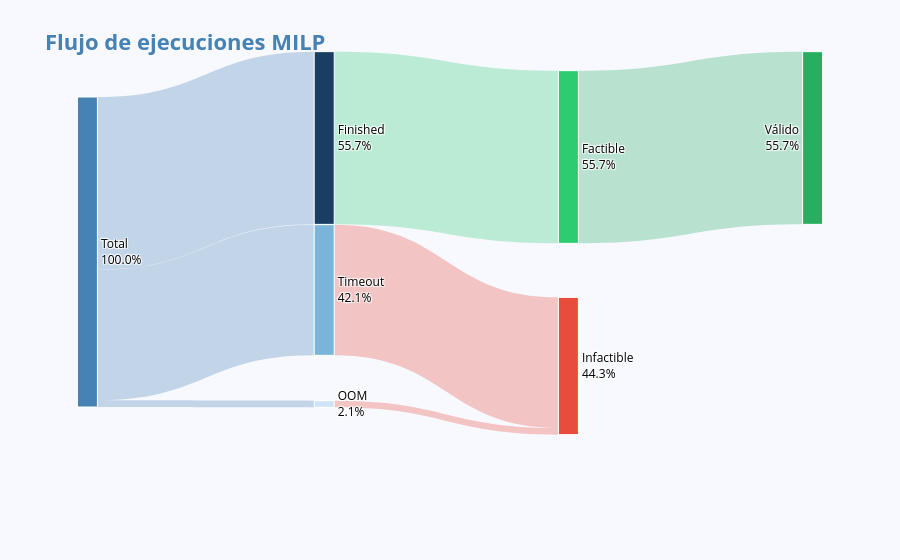

The cell this chart's notebook holds for it:
### Code cell
# ── Valores ────────────────────────────────────────────────────────────────────                                                                                                     
def n(mask): return milp[mask].shape[0]
                                                                                                                                                                                    
total               = milp.shape[0]
n_finished          = n(milp["status"] == "finished")                                                                                                                                 
n_timeout           = n(milp["status"] == "timeout")                                                                                                                                  
n_oom               = n(milp["status"] == "OOM")
finished_feasible   = n((milp["status"] == "finished") & (milp["feasible"] == True))                                                                                                  
finished_infeasible = n((milp["status"] == "finished") & (milp["feasible"] == False))                                                                                                 
feasible_valid      = n((milp["feasible"] == True) & (milp["valid"] == True))
feasible_invalid    = n((milp["feasible"] == True) & (milp["valid"] == False))                                                                                                        
                
# ── Nodos: 0=Total, 1=Finished, 2=Timeout, 3=OOM,                                                                                                                                    
#           4=Factible, 5=Infactible, 6=Válido, 7=Inválido
labels = ["Total", "Finished", "Timeout", "OOM", "Factible", "Infactible", "Válido", "Inválido"]                                                                                      
source = [0, 0, 0, 1, 1, 2, 3, 4, 4]
target = [1, 2, 3, 4, 5, 5, 5, 6, 7]                                                                                                                                                  
value  = [n_finished, n_timeout, n_oom,
        finished_feasible, finished_infeasible,                                                                                                                                     
        n_timeout, n_oom,
        feasible_valid, feasible_invalid]                                                                                                                                           
pcts = [                                                                                                                                                                              
    100,
    n_finished / total * 100,                                                                                                                                                         
    n_timeout  / total * 100,                                                                                                                                                         
    n_oom      / total * 100,
    finished_feasible / total * 100,                                                                                                                                                  
    (finished_infeasible + n_timeout + n_oom) / total * 100,
    feasible_valid   / total * 100,                                                                                                                                                   
    feasible_invalid / total * 100,
]

x = [0.01, 0.33, 0.33, 0.33, 0.66, 0.66, 0.99, 0.99]                                                                                                                                  
y = [0.40, 0.10, 0.50, 0.80, 0.15, 0.70, 0.10, 0.55]
x = [.001 if v==0 else .999 if v==1 else v for v in x]                                                                                                                                
y = [.001 if v==0 else .999 if v==1 else v for v in y]
                                                                                                                                                                                    
node_colors = [BLUE_PALETTE[3],
                BLUE_PALETTE[5], BLUE_PALETTE[2], BLUE_PALETTE[0],                                                                                                                     
                "#2ecc71", "#e74c3c",                                                                                                                                                  
                "#27ae60", "#c0392b"]
                                                                                                                                                                                    
link_colors = [ 
    "rgba(70,130,180,0.3)",
    "rgba(70,130,180,0.3)",                                                                                                                                                           
    "rgba(70,130,180,0.3)",
    "rgba(46,204,113,0.3)",                                                                                                                                                           
    "rgba(231,76,60,0.3)",
    "rgba(231,76,60,0.3)",                                                                                                                                                            
    "rgba(231,76,60,0.3)",
    "rgba(39,174,96,0.3)",                                                                                                                                                            
    "rgba(192,57,43,0.3)",
]                                                                                                                                                                                     

# ── Figura ─────────────────────────────────────────────────────────────────────                                                                                                     
fig = go.Figure(go.Sankey(
    textfont=dict(color="black", size=12),
    node=dict(
        pad=35, thickness=20,                                                                                                                                                         
        line=dict(color="white", width=1),
        label=[f"{name}<br>{pct:.1f}%" for name, pct in zip(["Total", "Finished", "Timeout", "OOM", "Factible", "Infactible", "Válido", "Inválido"],pcts)],
        x=x, y=y,                                                                                                                                                       
    ),                                                                                                                                                                                
    link=dict(source=source, target=target, value=value, color=link_colors),
))                                                                                                                                                                                    
                
fig.update_layout(                                                                                                                                                                    
    title="<span style='font-size:22px;color:steelblue;'><b>Flujo de ejecuciones MILP</b></span>",
    font=dict(size=12, color="white"),                                                                                                                                                
    paper_bgcolor="#F8F8FF",
)                                                                                                                                                                                     
fig.update_traces(node_color=node_colors)
fig.show()

### Figure 1 — Plotly figure (JSON) as saved in the notebook; plotly's stock layout.template omitted (floating-point values rounded to 4 significant figures)
{"data": [{"link": {"color": ["rgba(70,130,180,0.3)", "rgba(70,130,180,0.3)", "rgba(70,130,180,0.3)", "rgba(46,204,113,0.3)", "rgba(231,76,60,0.3)", "rgba(231,76,60,0.3)", "rgba(231,76,60,0.3)", "rgba(39,174,96,0.3)", "rgba(192,57,43,0.3)"], "source": [0, 0, 0, 1, 1, 2, 3, 4, 4], "target": [1, 2, 3, 4, 5, 5, 5, 6, 7], "value": [78, 59, 3, 78, 0, 59, 3, 78, 0]}, "node": {"color": ["#4682b4", "#1a3d61", "#7ab4d9", "#d0e4f7", "#2ecc71", "#e74c3c", "#27ae60", "#c0392b"], "label": ["Total<br>100.0%", "Finished<br>55.7%", "Timeout<br>42.1%", "OOM<br>2.1%", "Factible<br>55.7%", "Infactible<br>44.3%", "Válido<br>55.7%", "Inválido<br>0.0%"], "line": {"color": "white", "width": 1}, "pad": 35, "thickness": 20, "x": [0.01, 0.33, 0.33, 0.33, 0.66, 0.66, 0.99, 0.99], "y": [0.4, 0.1, 0.5, 0.8, 0.15, 0.7, 0.1, 0.55]}, "textfont": {"color": "black", "size": 12}, "type": "sankey"}], "layout": {"font": {"color": "white", "size": 12}, "paper_bgcolor": "#F8F8FF", "title": {"text": "<span style='font-size:22px;color:steelblue;'><b>Flujo de ejecuciones MILP</b></span>"}}}
